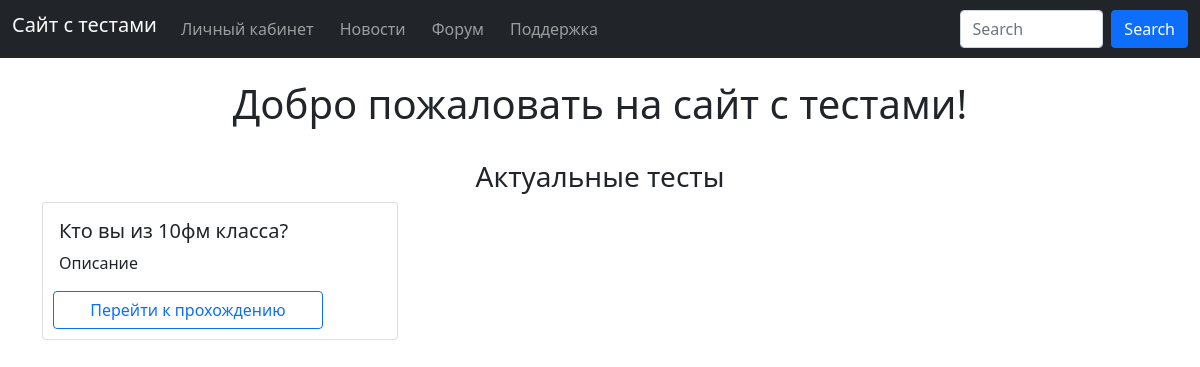
The app's page /home, older data.
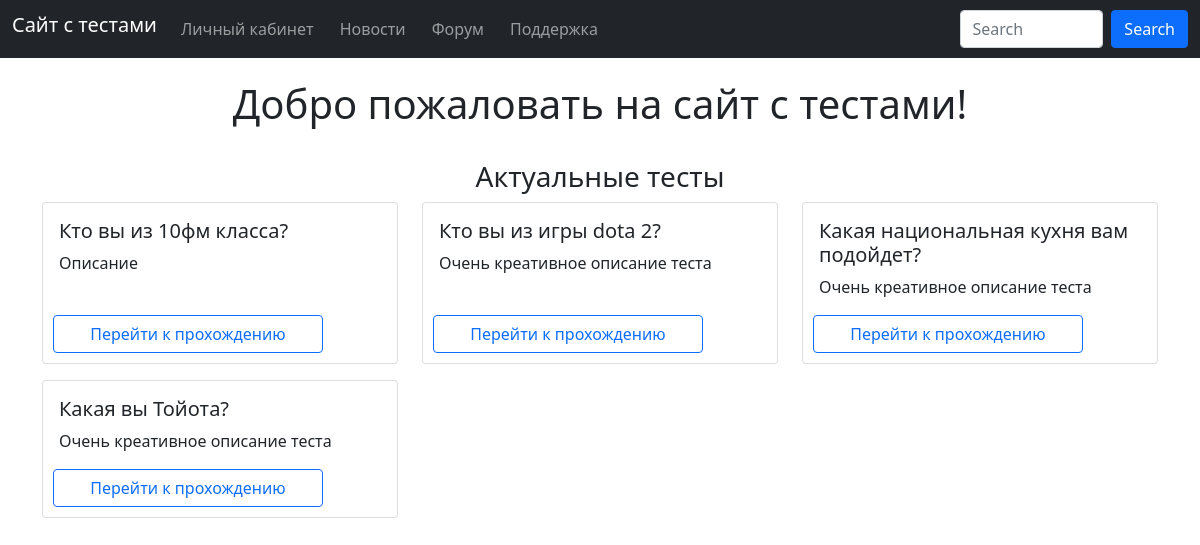
The same page, newer data.
### data/tests.py (models this page shows, shortened)
class Test(SqlAlchemyBase):
    __tablename__ = 'tests'
    id = sqlalchemy.Column(sqlalchemy.Integer, primary_key=True, autoincrement=True)
    name = sqlalchemy.Column(sqlalchemy.String, nullable=False)
    description = sqlalchemy.Column(sqlalchemy.String, nullable=False)
    data = sqlalchemy.Column(sqlalchemy.JSON, nullable=False)
    results = sqlalchemy.Column(sqlalchemy.String, nullable=False)
    comments = orm.relationship('Comment')

### server.py (the view)
@app.route('/')
@app.route('/home')
def home():
    db_sess = db_session.create_session()
    tests = db_sess.query(Test).all()
    db_sess.close()
    print(tests[-1].id)
    return render_template('main.html', tests=tests)

### data/db_session.py (called while the page is built)
def create_session() -> Session:
    global __factory
    return __factory()

### templates/main.html (shortened to what this page needs)
{% extends 'base.html' %}
{% block content %}
<div class="text-center"> <h1 style="align: right;" >Добро пожаловать на сайт с тестами!</h1></div>
<br>
<h3><center> Актуальные тесты </center> </h3>
<div class="row row-cols-md-3">
{% for test in tests[-9:]%}
<div class="col mb-3">
<div class="card h-100">
  <div class="card-body">
    <h5 class="card-title">{{test.name}}</h5>
    <p class="card-text">{{test.description}}</p>
  </div>
  <a href="test/{{test.id}}" class="btn btn-outline-primary" style="margin-bottom:10px ; width:270px; margin-left:10px;">Перейти к прохождению</a>
</div>
</div>
{% endfor %}
</div>
{% endblock %}

### templates/base.html (shortened to what this page needs)
<!DOCTYPE html>
<html lang = "ru">
	<head>
		<link type="text/css" href="{{ url_for('static', filename='css/styles.css')}}" rel="stylesheet" />
		<link rel="stylesheet"
                    href="https://cdn.jsdelivr.net/npm/bootstrap@5.0.0-beta1/dist/css/bootstrap.min.css"
>
	</head>
	<header id="header">
	<nav class="navbar fixed-top navbar-expand-sm navbar-dark bg-dark">
		<div class="container-fluid">
		<a class="navbar-brand h1" href="/">Сайт с тестами</a>
		<div class="collapse navbar-collapse" id="navbarNav">
  		  <ul class="navbar-nav">
  		    <li class="nav-item active">
  		      <a class="nav-link" href="/account">Личный кабинет</a>
  		    </li>
  		    <li class="nav-item">
  		      <a class="nav-link" href="/news">Новости</a>
  		    </li>
			<li class="nav-item">
				<a class="nav-link" href="/forum">Форум</a>
			</li>
			<li class="nav-item">
  		      <a class="nav-link" href="/support">Поддержка</a>
  		    </li>
  		  </ul>
  		</div>
  		  <form class="d-flex" action="{{ url_for('result') }}">
  		    <input class="form-control me-2 w-200" type="text" placeholder="Search" aria-label="Search" name="search">
  		    <button class="btn btn-primary" type="submit">Search</button>
  		  </form>
		</div>
	</nav>
	<main role="main" class="container-fluid" style="margin-top:80px">
	<body>
	<main role="main" class="container">
		{% block content %}
        {% endblock %}
	</main>
	</body>
</html>

### static/css/styles.css (style rules this page uses)
li { display: inline-block; margin-right: 10px; }

Row changes from the older to the newer data that the page shows:
added Test: name "Кто вы из игры dota 2?", description "Очень креативное описание теста", {{ test.id }} 2 (drawn)
added Test: name "Какая национальная кухня вам подойдет?", description "Очень креативное описание теста"
added Test: name "Какая вы Тойота?", description "Очень креативное описание теста"
